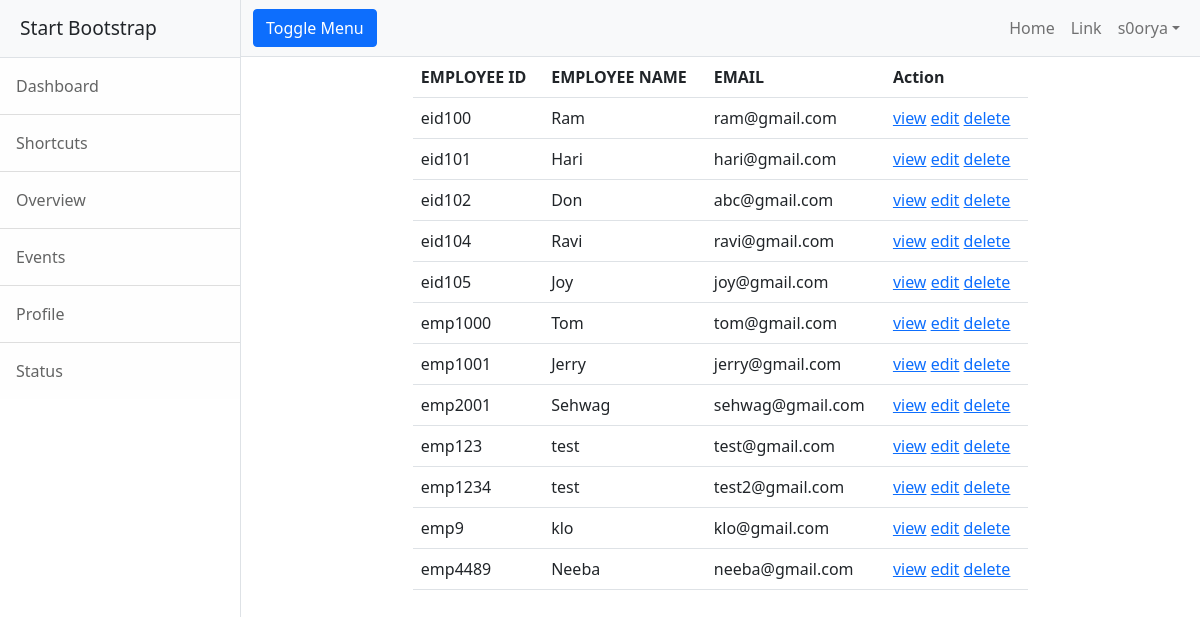
The page /employee/all (signed in) on the database as committed earlier.
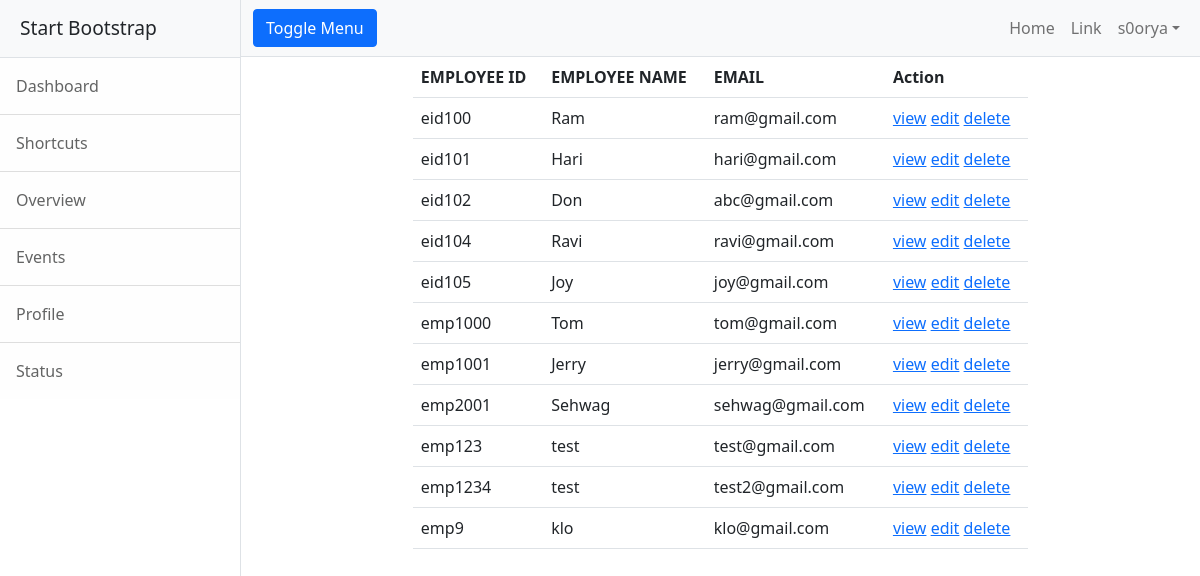
The same page on the database as committed later.
### employee/models.py (models this page shows, shortened)
class Employee(models.Model):
    eid=models.CharField(max_length=120,primary_key=True)
    profile_pic=models.ImageField(null=True,upload_to="profilepic")
    employee_name=models.CharField(max_length=120)
    designation=models.CharField(max_length=120)
    salary=models.PositiveIntegerField()
    email=models.EmailField(unique=True)
    experience=models.PositiveIntegerField(null=True)

### employee/views.py (the view)
# urls.py: path("all",views.EmployeeListView.as_view(),name="emp-list"),
@method_decorator(signin_required,name="dispatch")
class EmployeeListView(View):
    def get(self,request,*args,**kwargs):
        qs=Employee.objects.all()
        return render(request,"emp-list.html",{"employees":qs})

### employee/views.py (called while the page is built)
def signin_required(fn):
    def wrapper(request,*args,**kwargs):
        if request.user.is_authenticated:
            return fn(request,*args,**kwargs)
        else:
            messages.error(request,"You must login")
            return redirect("sign-in")
    return wrapper

### employee/templates/emp-list.html (shortened to what this page needs)
{%extends 'base.html'%}
{%block body_block%}
    <div class="row">
        <div class="col-2"></div>
        <div class="col-8">
        <table class="table">
            <tr>
                <th>EMPLOYEE ID</th>
                <th>EMPLOYEE NAME</th>
                <th>EMAIL</th>
                <th>Action</th>
            </tr>
            {%for emp in employees%}
            <tr>
                <td>{{emp.eid}}</td>
                <td>{{emp.employee_name}}</td>
                <td>{{emp.email}}</td>
                <td>
                    <a href="{%url 'emp-detail' emp.eid%}">view</a>
                    <a href="{%url 'emp-edit' emp.eid%}">edit</a>
                    <a href="{%url 'emp-delete' emp.eid%}">delete</a>
                </td>
            </tr>
            {%endfor%}
        </table>
        </div>
        <div class="col-2"></div>
    </div>
{%endblock%}

### employee/templates/base.html (shortened to what this page needs)
<!DOCTYPE html>
{%load static%}
<html lang="en">
    <head>
        <link href="https://cdn.jsdelivr.net/npm/bootstrap@5.1.3/dist/css/bootstrap.min.css" rel="stylesheet">        <link href="{%static 'css/styles.css'%}" rel="stylesheet" />
    </head>
    <body>
        <div class="d-flex" id="wrapper">
            <div class="border-end bg-white" id="sidebar-wrapper">
                <div class="sidebar-heading border-bottom bg-light">Start Bootstrap</div>
                <div class="list-group list-group-flush">
                    <a class="list-group-item list-group-item-action list-group-item-light p-3" href="#!">Dashboard</a>
                    <a class="list-group-item list-group-item-action list-group-item-light p-3" href="#!">Shortcuts</a>
                    <a class="list-group-item list-group-item-action list-group-item-light p-3" href="#!">Overview</a>
                    <a class="list-group-item list-group-item-action list-group-item-light p-3" href="#!">Events</a>
                    <a class="list-group-item list-group-item-action list-group-item-light p-3" href="#!">Profile</a>
                    <a class="list-group-item list-group-item-action list-group-item-light p-3" href="#!">Status</a>
                </div>
            </div>
            <div id="page-content-wrapper">
                <nav class="navbar navbar-expand-lg navbar-light bg-light border-bottom">
                    <div class="container-fluid">
                        <button class="btn btn-primary" id="sidebarToggle">Toggle Menu</button>
                        <div class="collapse navbar-collapse" id="navbarSupportedContent">
                            <ul class="navbar-nav ms-auto mt-2 mt-lg-0">
                                <li class="nav-item active"><a class="nav-link" href="#!">Home</a></li>
                                <li class="nav-item"><a class="nav-link" href="#!">Link</a></li>
                                <li class="nav-item dropdown">
                                    <a class="nav-link dropdown-toggle" id="navbarDropdown" href="#" role="button" data-bs-toggle="dropdown" aria-haspopup="true" aria-expanded="false">{{request.user}}</a>
                                </li>
                            </ul>
                        </div>
                    </div>
                </nav>
                <div class="container-fluid">
                    {%block body_block%}
                    {%endblock%}
                </div>
            </div>
        </div>
    </body>
</html>

Rows that differ between the two databases and show on the page:
removed Employee: eid "emp4489", employee_name "Neeba", email "neeba@gmail.com"
